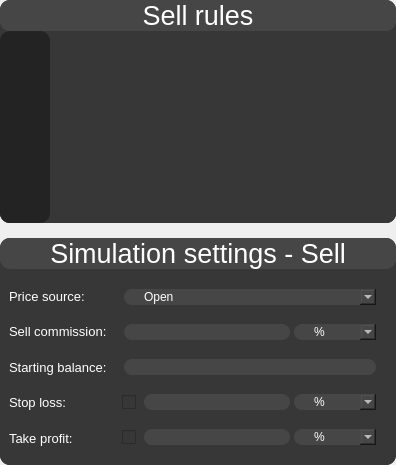
       <widget class="QWidget" name="p2_right_widget" native="true">
        <property name="sizePolicy">
         <sizepolicy hsizetype="Expanding" vsizetype="Expanding">
          <horstretch>0</horstretch>
          <verstretch>0</verstretch>
         </sizepolicy>
        </property>
        <layout class="QVBoxLayout" name="verticalLayout_9" stretch="0,0">
         <property name="spacing">
          <number>15</number>
         </property>
         <property name="leftMargin">
          <number>0</number>
         </property>
         <property name="topMargin">
          <number>0</number>
         </property>
         <property name="rightMargin">
          <number>0</number>
         </property>
         <property name="bottomMargin">
          <number>0</number>
         </property>
         <item>
          <widget class="QWidget" name="p2_rightTop_widget" native="true">
           <property name="sizePolicy">
            <sizepolicy hsizetype="Expanding" vsizetype="Expanding">
             <horstretch>0</horstretch>
             <verstretch>0</verstretch>
            </sizepolicy>
           </property>
           <property name="styleSheet">
            <string notr="true">background-color: rgb(55,55,55);
color: rgb(255, 255, 255);
border-radius: 10px;</string>
           </property>
           <layout class="QVBoxLayout" name="verticalLayout_11">
            <property name="spacing">
             <number>0</number>
            </property>
            <property name="leftMargin">
             <number>0</number>
            </property>
            <property name="topMargin">
             <number>0</number>
            </property>
            <property name="rightMargin">
             <number>0</number>
            </property>
            <property name="bottomMargin">
             <number>0</number>
            </property>
            <item>
             <widget class="QLabel" name="p2_sell_label">
              <property name="maximumSize">
               <size>
                <width>16777215</width>
                <height>70</height>
               </size>
              </property>
              <property name="font">
               <font>
                <family>MS Shell Dlg 2</family>
                <pointsize>20</pointsize>
                <weight>50</weight>
                <italic>false</italic>
                <bold>false</bold>
               </font>
              </property>
              <property name="styleSheet">
               <string notr="true">QLabel {
	background-color: rgb(70,70,70);
	font: 20pt &quot;MS Shell Dlg 2&quot;;
	color: rgb(255,255,255);
	border-radius: 10px;
}</string>
              </property>
              <property name="text">
               <string>Sell rules</string>
              </property>
              <property name="alignment">
               <set>Qt::AlignCenter</set>
              </property>
             </widget>
            </item>
            <item>
             <widget class="QWidget" name="widget_4" native="true">
              <property name="sizePolicy">
               <sizepolicy hsizetype="Expanding" vsizetype="Expanding">
                <horstretch>0</horstretch>
                <verstretch>0</verstretch>
               </sizepolicy>
              </property>
              <property name="styleSheet">
               <string notr="true">background-color: rgb(55,55,55);</string>
              </property>
              <layout class="QHBoxLayout" name="horizontalLayout_3">
               <property name="spacing">
                <number>0</number>
               </property>
               <property name="leftMargin">
                <number>0</number>
               </property>
               <property name="topMargin">
                <number>0</number>
               </property>
               <property name="rightMargin">
                <number>0</number>
               </property>
               <property name="bottomMargin">
                <number>0</number>
               </property>
               <item>
                <widget class="QWidget" name="widget_5" native="true">
                 <property name="minimumSize">
                  <size>
                   <width>40</width>
                   <height>0</height>
                  </size>
                 </property>
                 <property name="styleSheet">
                  <string notr="true">background-color: rgb(35,35,35);</string>
                 </property>
                 <layout class="QVBoxLayout" name="verticalLayout_5">
                  <item>
                   <widget class="QPushButton" name="p2_add_sell_rule">
                    <property name="maximumSize">
                     <size>
                      <width>32</width>
                      <height>32</height>
                     </size>
                    </property>
                    <property name="styleSheet">
                     <string notr="true">background-color: rgb(35,35,35);
border: 0px sold;</string>
                    </property>
                    <property name="text">
                     <string/>
                    </property>
                   </widget>
                  </item>
                  <item>
                   <widget class="QPushButton" name="p2_copy_sell_rule">
                    <property name="maximumSize">
                     <size>
                      <width>32</width>
                      <height>32</height>
                     </size>
                    </property>
                    <property name="text">
                     <string/>
                    </property>
                   </widget>
                  </item>
                  <item>
                   <widget class="QPushButton" name="p2_edit_sell_rule">
                    <property name="maximumSize">
                     <size>
                      <width>32</width>
                      <height>32</height>
                     </size>
                    </property>
                    <property name="styleSheet">
                     <string notr="true">background-color: rgb(35,35,35);
border: 0px sold;</string>
                    </property>
                    <property name="text">
                     <string/>
                    </property>
                   </widget>
                  </item>
                  <item>
                   <widget class="QPushButton" name="p2_delete_sell_rule">
                    <property name="maximumSize">
                     <size>
                      <width>32</width>
                      <height>32</height>
                     </size>
                    </property>
                    <property name="styleSheet">
                     <string notr="true">background-color: rgb(35,35,35);
border: 0px sold;</string>
                    </property>
                    <property name="text">
                     <string/>
                    </property>
                   </widget>
                  </item>
                  <item>
                   <widget class="QPushButton" name="p2_save_strategy_2">
                    <property name="maximumSize">
                     <size>
                      <width>32</width>
                      <height>32</height>
                     </size>
                    </property>
                    <property name="styleSheet">
                     <string notr="true">background-color: rgb(35,35,35);
border: 0px sold;</string>
                    </property>
                    <property name="text">
                     <string/>
                    </property>
                   </widget>
                  </item>
                  <item>
                   <widget class="QPushButton" name="p2_load_strategy_2">
                    <property name="maximumSize">
                     <size>
                      <width>32</width>
                      <height>32</height>
                     </size>
                    </property>
                    <property name="styleSheet">
                     <string notr="true">background-color: rgb(35,35,35);
border: 0px sold;</string>
                    </property>
                    <property name="text">
                     <string/>
                    </property>
                   </widget>
                  </item>
                  <item>
                   <widget class="QPushButton" name="p2_plot_indicator_2">
                    <property name="maximumSize">
                     <size>
                      <width>32</width>
                      <height>32</height>
                     </size>
                    </property>
                    <property name="styleSheet">
                     <string notr="true">background-color: rgb(35,35,35);
border: 0px sold;</string>
                    </property>
                    <property name="text">
                     <string/>
                    </property>
                   </widget>
                  </item>
                 </layout>
                </widget>
               </item>
               <item>
                <widget class="QTreeWidget" name="p2_sellCondition_treeWidget">
                 <property name="sizePolicy">
                  <sizepolicy hsizetype="Expanding" vsizetype="Expanding">
                   <horstretch>0</horstretch>
                   <verstretch>0</verstretch>
                  </sizepolicy>
                 </property>
                 <property name="styleSheet">
                  <string notr="true">font: 10pt &quot;MS Shell Dlg 2&quot;;
background-color: rgb(55,55,55);
color: rgb(255, 255, 255);</string>
                 </property>
                 <property name="dragDropMode">
                  <enum>QAbstractItemView::DragDrop</enum>
                 </property>
                 <property name="defaultDropAction">
                  <enum>Qt::MoveAction</enum>
                 </property>
                 <property name="selectionMode">
                  <enum>QAbstractItemView::SingleSelection</enum>
                 </property>
                 <property name="selectionBehavior">
                  <enum>QAbstractItemView::SelectRows</enum>
                 </property>
                 <attribute name="headerVisible">
                  <bool>false</bool>
                 </attribute>
                 <column>
                  <property name="text">
                   <string notr="true">1</string>
                  </property>
                 </column>
                </widget>
               </item>
              </layout>
             </widget>
            </item>
           </layout>
          </widget>
         </item>
         <item>
          <widget class="QWidget" name="p2_rightBottom_widget" native="true">
           <property name="sizePolicy">
            <sizepolicy hsizetype="Expanding" vsizetype="Fixed">
             <horstretch>0</horstretch>
             <verstretch>0</verstretch>
            </sizepolicy>
           </property>
           <property name="styleSheet">
            <string notr="true">background-color: rgb(55,55,55);
color: rgb(255, 255, 255);
border-radius: 10px;</string>
           </property>
           <layout class="QVBoxLayout" name="verticalLayout_2">
            <property name="spacing">
             <number>0</number>
            </property>
            <property name="leftMargin">
             <number>0</number>
            </property>
            <property name="topMargin">
             <number>0</number>
            </property>
            <property name="rightMargin">
             <number>0</number>
            </property>
            <property name="bottomMargin">
             <number>0</number>
            </property>
            <item>
             <widget class="QLabel" name="p2_buy_label_3">
              <property name="maximumSize">
               <size>
                <width>16777215</width>
                <height>70</height>
               </size>
              </property>
              <property name="font">
               <font>
                <family>MS Shell Dlg 2</family>
                <pointsize>20</pointsize>
                <weight>50</weight>
                <italic>false</italic>
                <bold>false</bold>
               </font>
              </property>
              <property name="styleSheet">
               <string notr="true">QLabel {
	background-color: rgb(70,70,70);
	font: 20pt &quot;MS Shell Dlg 2&quot;;
	color: rgb(255,255,255);
	border-radius: 10px;
}</string>
              </property>
              <property name="text">
               <string>Simulation settings - Sell</string>
              </property>
              <property name="alignment">
               <set>Qt::AlignCenter</set>
              </property>
             </widget>
            </item>
            <item>
             <widget class="QWidget" name="widget_6" native="true">
              <property name="sizePolicy">
               <sizepolicy hsizetype="Expanding" vsizetype="Expanding">
                <horstretch>0</horstretch>
                <verstretch>0</verstretch>
               </sizepolicy>
              </property>
              <property name="styleSheet">
               <string notr="true">background-color: rgb(55,55,55);</string>
              </property>
              <layout class="QHBoxLayout" name="horizontalLayout_9">
               <item>
                <widget class="QWidget" name="widget_18" native="true">
                 <layout class="QVBoxLayout" name="verticalLayout_10">
                  <property name="spacing">
                   <number>0</number>
                  </property>
                  <property name="leftMargin">
                   <number>0</number>
                  </property>
                  <property name="topMargin">
                   <number>0</number>
                  </property>
                  <property name="rightMargin">
                   <number>0</number>
                  </property>
                  <property name="bottomMargin">
                   <number>0</number>
                  </property>
                  <item>
                   <widget class="QLabel" name="label_6">
                    <property name="font">
                     <font>
                      <pointsize>10</pointsize>
                     </font>
                    </property>
                    <property name="text">
                     <string>Price source:</string>
                    </property>
                   </widget>
                  </item>
                  <item>
                   <widget class="QLabel" name="label_7">
                    <property name="font">
                     <font>
                      <pointsize>10</pointsize>
                     </font>
                    </property>
                    <property name="text">
                     <string>Sell commission:</string>
                    </property>
                   </widget>
                  </item>
                  <item>
                   <widget class="QLabel" name="label_8">
                    <property name="font">
                     <font>
                      <pointsize>10</pointsize>
                     </font>
                    </property>
                    <property name="text">
                     <string>Starting balance:</string>
                    </property>
                   </widget>
                  </item>
                  <item>
                   <widget class="QLabel" name="label_9">
                    <property name="font">
                     <font>
                      <pointsize>10</pointsize>
                     </font>
                    </property>
                    <property name="text">
                     <string>Stop loss:</string>
                    </property>
                   </widget>
                  </item>
                  <item>
                   <widget class="QLabel" name="label_10">
                    <property name="font">
                     <font>
                      <pointsize>10</pointsize>
                     </font>
                    </property>
                    <property name="text">
                     <string>Take profit:</string>
                    </property>
                   </widget>
                  </item>
                 </layout>
                </widget>
               </item>
               <item>
                <widget class="QWidget" name="widget_19" native="true">
                 <property name="sizePolicy">
                  <sizepolicy hsizetype="Expanding" vsizetype="Expanding">
                   <horstretch>0</horstretch>
                   <verstretch>0</verstretch>
                  </sizepolicy>
                 </property>
                 <layout class="QVBoxLayout" name="verticalLayout_12">
                  <property name="spacing">
                   <number>15</number>
                  </property>
                  <item>
                   <widget class="QWidget" name="widget_20" native="true">
                    <layout class="QHBoxLayout" name="horizontalLayout_10">
                     <property name="spacing">
                      <number>0</number>
                     </property>
                     <property name="leftMargin">
                      <number>0</number>
                     </property>
                     <property name="topMargin">
                      <number>0</number>
                     </property>
                     <property name="rightMargin">
                      <number>0</number>
                     </property>
                     <property name="bottomMargin">
                      <number>0</number>
                     </property>
                     <item>
                      <widget class="QComboBox" name="sell_price_source_comboBox">
                       <property name="sizePolicy">
                        <sizepolicy hsizetype="Preferred" vsizetype="Fixed">
                         <horstretch>0</horstretch>
                         <verstretch>0</verstretch>
                        </sizepolicy>
                       </property>
                       <property name="styleSheet">
                        <string notr="true">QComboBox {
       font: 10pt &quot;MS Shell Dlg 2&quot;;
        border: 2px solid rgb(55,55,55);
        border-radius: 10px;
        color: rgb(255, 255, 255);
        padding-left: 20px;
        padding-right: 20px;
        background-color: rgb(70,70,70);
}

QComboBox:hover {
        border: 2px solid rgb(90,90,90);
}

QComboBox QAbstractItemView {
     border: 2pxsolid rgb(45, 45, 45);
    selection-background-color:rgb(45, 45, 45);
    color: #FFF
                  }
QComboBox[invalid='true']{
        border: 2px solid rgb(255, 115, 107);
}</string>
                       </property>
                       <item>
                        <property name="text">
                         <string>Open</string>
                        </property>
                       </item>
                       <item>
                        <property name="text">
                         <string>High</string>
                        </property>
                       </item>
                       <item>
                        <property name="text">
                         <string>Low</string>
                        </property>
                       </item>
                       <item>
                        <property name="text">
                         <string>Close</string>
                        </property>
                       </item>
                      </widget>
                     </item>
                    </layout>
                   </widget>
                  </item>
                  <item>
                   <widget class="QWidget" name="widget_21" native="true">
                    <layout class="QHBoxLayout" name="horizontalLayout_11">
                     <property name="spacing">
                      <number>0</number>
                     </property>
                     <property name="leftMargin">
                      <number>0</number>
                     </property>
                     <property name="topMargin">
                      <number>0</number>
                     </property>
                     <property name="rightMargin">
                      <number>0</number>
                     </property>
                     <property name="bottomMargin">
                      <number>0</number>
                     </property>
                     <item>
                      <widget class="QLineEdit" name="sell_commission_lineEdit_1">
                       <property name="styleSheet">
                        <string notr="true">QLineEdit {
    font: 10pt &quot;MS Shell Dlg 2&quot;;
        border-radius: 10px;
        border: 2px solid rgb(55,55,55);
        color: rgb(255, 255, 255);
        padding-left: 20px;
        padding-right: 20px;
        background-color: rgb(70,70,70);
}
QLineEdit:hover {
        border: 2px solid rgb(85,85,85);
}
QLineEdit:focus{
        border: 2px solid rgb(85, 170, 255);
}
QLineEdit[invalid='true']{
        border: 2px solid rgb(255, 115, 107);
}</string>
                       </property>
                      </widget>
                     </item>
                     <item>
                      <widget class="QComboBox" name="sell_commission_comboBox_2">
                       <property name="styleSheet">
                        <string notr="true">QComboBox {
       font: 10pt &quot;MS Shell Dlg 2&quot;;
        border: 2px solid rgb(55,55,55);
        border-radius: 10px;
        color: rgb(255, 255, 255);
        padding-left: 20px;
        padding-right: 20px;
        background-color: rgb(70,70,70);
}

QComboBox:hover {
        border: 2px solid rgb(90,90,90);
}

QComboBox QAbstractItemView {
     border: 2pxsolid rgb(45, 45, 45);
    selection-background-color:rgb(45, 45, 45);
    color: #FFF
                  }
QComboBox[invalid='true']{
        border: 2px solid rgb(255, 115, 107);
}</string>
                       </property>
                       <item>
                        <property name="text">
                         <string>%</string>
                        </property>
                       </item>
                       <item>
                        <property name="text">
                         <string>Pips</string>
                        </property>
                       </item>
                       <item>
                        <property name="text">
                         <string>Flat</string>
                        </property>
                       </item>
                      </widget>
                     </item>
                    </layout>
                   </widget>
                  </item>
                  <item>
                   <widget class="QWidget" name="widget_22" native="true">
                    <layout class="QHBoxLayout" name="horizontalLayout_12">
                     <property name="spacing">
                      <number>0</number>
                     </property>
                     <property name="leftMargin">
                      <number>0</number>
                     </property>
                     <property name="topMargin">
                      <number>0</number>
                     </property>
                     <property name="rightMargin">
                      <number>0</number>
                     </property>
                     <property name="bottomMargin">
                      <number>0</number>
                     </property>
                     <item>
                      <widget class="QLineEdit" name="sell_balance_lineEdit">
                       <property name="styleSheet">
                        <string notr="true">QLineEdit {
    font: 10pt &quot;MS Shell Dlg 2&quot;;
        border-radius: 10px;
        border: 2px solid rgb(55,55,55);
        color: rgb(255, 255, 255);
        padding-left: 20px;
        padding-right: 20px;
        background-color: rgb(70,70,70);
}
QLineEdit:hover {
        border: 2px solid rgb(85,85,85);
}
QLineEdit:focus{
        border: 2px solid rgb(85, 170, 255);
}
QLineEdit[invalid='true']{
        border: 2px solid rgb(255, 115, 107);
}</string>
                       </property>
                      </widget>
                     </item>
                    </layout>
                   </widget>
                  </item>
                  <item>
                   <widget class="QWidget" name="widget_23" native="true">
                    <layout class="QHBoxLayout" name="horizontalLayout_4">
                     <property name="spacing">
                      <number>0</number>
                     </property>
                     <property name="leftMargin">
                      <number>0</number>
                     </property>
                     <property name="topMargin">
                      <number>0</number>
                     </property>
                     <property name="rightMargin">
                      <number>0</number>
                     </property>
                     <property name="bottomMargin">
                      <number>0</number>
                     </property>
                     <item>
                      <widget class="QCheckBox" name="stop_loss_checkbox">
                       <property name="styleSheet">
                        <string notr="true"/>
                       </property>
                       <property name="text">
                        <string/>
                       </property>
                      </widget>
                     </item>
                     <item>
                      <widget class="QLineEdit" name="sell_stop_loss_lineEdit_1">
                       <property name="styleSheet">
                        <string notr="true">QLineEdit {
    font: 10pt &quot;MS Shell Dlg 2&quot;;
        border-radius: 10px;
        border: 2px solid rgb(55,55,55);
        color: rgb(255, 255, 255);
        padding-left: 20px;
        padding-right: 20px;
        background-color: rgb(70,70,70);
}
QLineEdit:hover {
        border: 2px solid rgb(85,85,85);
}
QLineEdit:focus{
        border: 2px solid rgb(85, 170, 255);
}
QLineEdit[invalid='true']{
        border: 2px solid rgb(255, 115, 107);
}</string>
                       </property>
                      </widget>
                     </item>
                     <item>
                      <widget class="QComboBox" name="sell_stop_loss_comboBox_2">
                       <property name="styleSheet">
                        <string notr="true">QComboBox {
       font: 10pt &quot;MS Shell Dlg 2&quot;;
        border: 2px solid rgb(55,55,55);
        border-radius: 10px;
        color: rgb(255, 255, 255);
        padding-left: 20px;
        padding-right: 20px;
        background-color: rgb(70,70,70);
}

QComboBox:hover {
        border: 2px solid rgb(90,90,90);
}

QComboBox QAbstractItemView {
     border: 2pxsolid rgb(45, 45, 45);
    selection-background-color:rgb(45, 45, 45);
    color: #FFF
                  }
QComboBox[invalid='true']{
        border: 2px solid rgb(255, 115, 107);
}</string>
                       </property>
                       <item>
                        <property name="text">
                         <string>%</string>
                        </property>
                       </item>
                       <item>
                        <property name="text">
                         <string>Pips</string>
                        </property>
                       </item>
                       <item>
                        <property name="text">
                         <string>Flat</string>
                        </property>
                       </item>
                      </widget>
                     </item>
                    </layout>
                   </widget>
                  </item>
                  <item>
                   <widget class="QWidget" name="widget_24" native="true">
                    <layout class="QHBoxLayout" name="horizontalLayout_14">
                     <property name="spacing">
                      <number>0</number>
                     </property>
                     <property name="leftMargin">
                      <number>0</number>
                     </property>
                     <property name="topMargin">
                      <number>0</number>
                     </property>
                     <property name="rightMargin">
                      <number>0</number>
                     </property>
                     <property name="bottomMargin">
                      <number>0</number>
                     </property>
                     <item>
                      <widget class="QCheckBox" name="take_profit_checkbox">
                       <property name="styleSheet">
                        <string notr="true"/>
                       </property>
                       <property name="text">
                        <string/>
                       </property>
                      </widget>
                     </item>
                     <item>
                      <widget class="QLineEdit" name="sell_take_profit_lineEdit_1">
                       <property name="styleSheet">
                        <string notr="true">QLineEdit {
    font: 10pt &quot;MS Shell Dlg 2&quot;;
        border-radius: 10px;
        border: 2px solid rgb(55,55,55);
        color: rgb(255, 255, 255);
        padding-left: 20px;
        padding-right: 20px;
        background-color: rgb(70,70,70);
}
QLineEdit:hover {
        border: 2px solid rgb(85,85,85);
}
QLineEdit:focus{
        border: 2px solid rgb(85, 170, 255);
}
QLineEdit[invalid='true']{
        border: 2px solid rgb(255, 115, 107);
}</string>
                       </property>
                      </widget>
                     </item>
                     <item>
                      <widget class="QComboBox" name="sell_take_profit_comboBox_2">
                       <property name="styleSheet">
                        <string notr="true">QComboBox {
       font: 10pt &quot;MS Shell Dlg 2&quot;;
        border: 2px solid rgb(55,55,55);
        border-radius: 10px;
        color: rgb(255, 255, 255);
        padding-left: 20px;
        padding-right: 20px;
        background-color: rgb(70,70,70);
}

QComboBox:hover {
        border: 2px solid rgb(90,90,90);
}

QComboBox QAbstractItemView {
     border: 2pxsolid rgb(45, 45, 45);
    selection-background-color:rgb(45, 45, 45);
    color: #FFF
                  }
QComboBox[invalid='true']{
        border: 2px solid rgb(255, 115, 107);
}</string>
                       </property>
                       <item>
                        <property name="text">
                         <string>%</string>
                        </property>
                       </item>
                       <item>
                        <property name="text">
                         <string>Pips</string>
                        </property>
                       </item>
                       <item>
                        <property name="text">
                         <string>Flat</string>
                        </property>
                       </item>
                      </widget>
                     </item>
                    </layout>
                   </widget>
                  </item>
                 </layout>
                </widget>
               </item>
              </layout>
             </widget>
            </item>
           </layout>
          </widget>
         </item>
        </layout>
       </widget>
